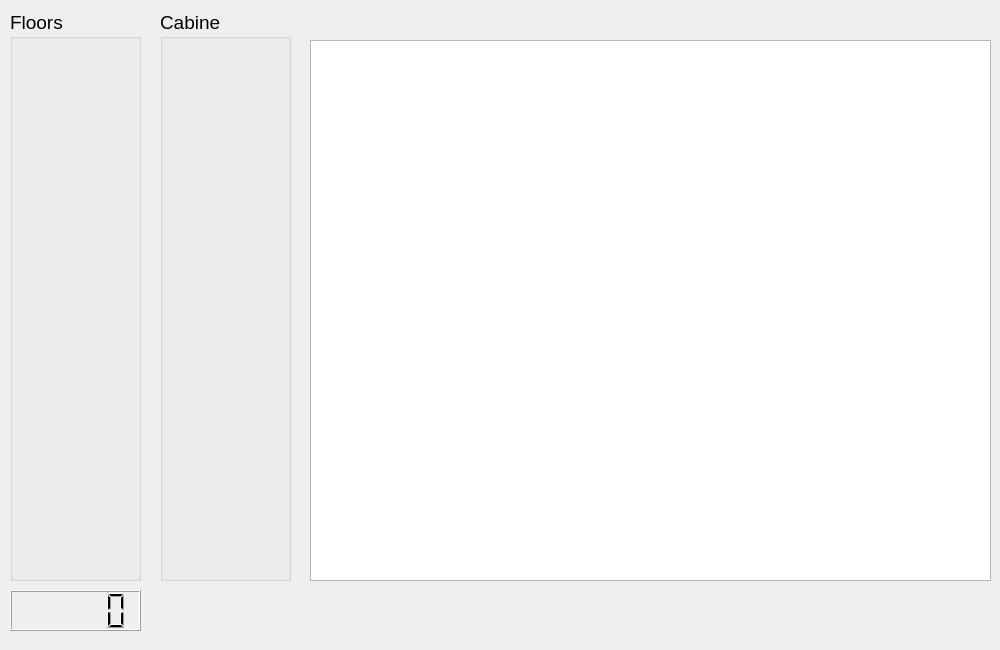
<?xml version="1.0" encoding="UTF-8"?>
<ui version="4.0">
 <class>MainWindow</class>
 <widget class="QMainWindow" name="MainWindow">
  <property name="geometry">
   <rect>
    <x>0</x>
    <y>0</y>
    <width>1000</width>
    <height>650</height>
   </rect>
  </property>
  <property name="font">
   <font>
    <pointsize>14</pointsize>
   </font>
  </property>
  <property name="windowTitle">
   <string>MainWindow</string>
  </property>
  <widget class="QWidget" name="centralWidget">
   <widget class="QLCDNumber" name="lcdNumber">
    <property name="geometry">
     <rect>
      <x>10</x>
      <y>590</y>
      <width>131</width>
      <height>41</height>
     </rect>
    </property>
   </widget>
   <widget class="QGroupBox" name="floorsGroupBox">
    <property name="geometry">
     <rect>
      <x>10</x>
      <y>10</y>
      <width>131</width>
      <height>571</height>
     </rect>
    </property>
    <property name="title">
     <string>Floors</string>
    </property>
    <layout class="QVBoxLayout" name="verticalLayout">
     <property name="spacing">
      <number>0</number>
     </property>
     <property name="leftMargin">
      <number>9</number>
     </property>
     <property name="topMargin">
      <number>0</number>
     </property>
     <property name="rightMargin">
      <number>9</number>
     </property>
     <property name="bottomMargin">
      <number>0</number>
     </property>
    </layout>
   </widget>
   <widget class="QGroupBox" name="cabineGroupBox">
    <property name="geometry">
     <rect>
      <x>160</x>
      <y>10</y>
      <width>131</width>
      <height>571</height>
     </rect>
    </property>
    <property name="title">
     <string>Cabine</string>
    </property>
    <layout class="QVBoxLayout" name="verticalLayout_2">
     <property name="spacing">
      <number>0</number>
     </property>
     <property name="topMargin">
      <number>0</number>
     </property>
     <property name="bottomMargin">
      <number>0</number>
     </property>
    </layout>
   </widget>
   <widget class="QPlainTextEdit" name="plainTextEdit">
    <property name="geometry">
     <rect>
      <x>310</x>
      <y>40</y>
      <width>681</width>
      <height>541</height>
     </rect>
    </property>
   </widget>
  </widget>
 </widget>
 <layoutdefault spacing="6" margin="11"/>
 <resources/>
 <connections/>
</ui>
